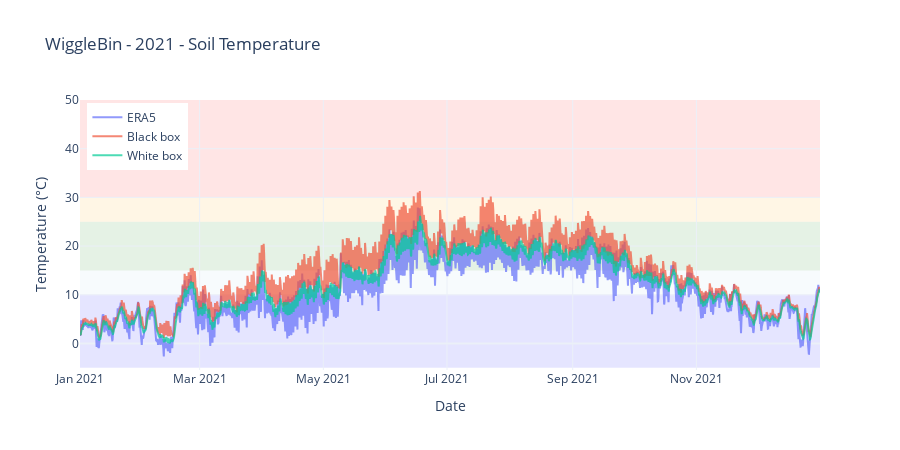

The code cell stored with this chart in its notebook:
### Code cell
fig = plot_worm_temperature_zones(year_2021, plot_soil_cols, title="WiggleBin - 2021 - Soil Temperature")
fig.show()

### Figure 1 — Plotly figure (JSON) as saved in the notebook; plotly's stock layout.template omitted (floating-point values rounded to 4 significant figures; data arrays with more than 128 entries replaced by an {"elided": "..."} marker saying what was removed)
{"data": [{"mode": "lines", "name": "ERA5", "opacity": 0.7, "type": "scatter", "x": {"elided": "5840 str values"}, "y": {"elided": "5840 float values"}}, {"mode": "lines", "name": "Black box", "opacity": 0.7, "type": "scatter", "x": {"elided": "5840 str values"}, "y": {"elided": "5840 float values"}}, {"mode": "lines", "name": "White box", "opacity": 0.7, "type": "scatter", "x": {"elided": "5840 str values"}, "y": {"elided": "5840 float values"}}], "layout": {"height": 450, "legend": {"x": 0.01, "y": 0.99}, "shapes": [{"fillcolor": "blue", "layer": "below", "line": {"width": 0}, "opacity": 0.1, "type": "rect", "x0": "2021-01-01T00:00:00", "x1": "2021-12-31T23:00:00", "y0": -5, "y1": 10}, {"fillcolor": "lightblue", "layer": "below", "line": {"width": 0}, "opacity": 0.1, "type": "rect", "x0": "2021-01-01T00:00:00", "x1": "2021-12-31T23:00:00", "y0": 10, "y1": 15}, {"fillcolor": "green", "layer": "below", "line": {"width": 0}, "opacity": 0.1, "type": "rect", "x0": "2021-01-01T00:00:00", "x1": "2021-12-31T23:00:00", "y0": 15, "y1": 25}, {"fillcolor": "orange", "layer": "below", "line": {"width": 0}, "opacity": 0.1, "type": "rect", "x0": "2021-01-01T00:00:00", "x1": "2021-12-31T23:00:00", "y0": 25, "y1": 30}, {"fillcolor": "red", "layer": "below", "line": {"width": 0}, "opacity": 0.1, "type": "rect", "x0": "2021-01-01T00:00:00", "x1": "2021-12-31T23:00:00", "y0": 30, "y1": 50}], "title": {"text": "WiggleBin - 2021 - Soil Temperature"}, "xaxis": {"title": {"text": "Date"}}, "yaxis": {"title": {"text": "Temperature (°C)"}}}}
